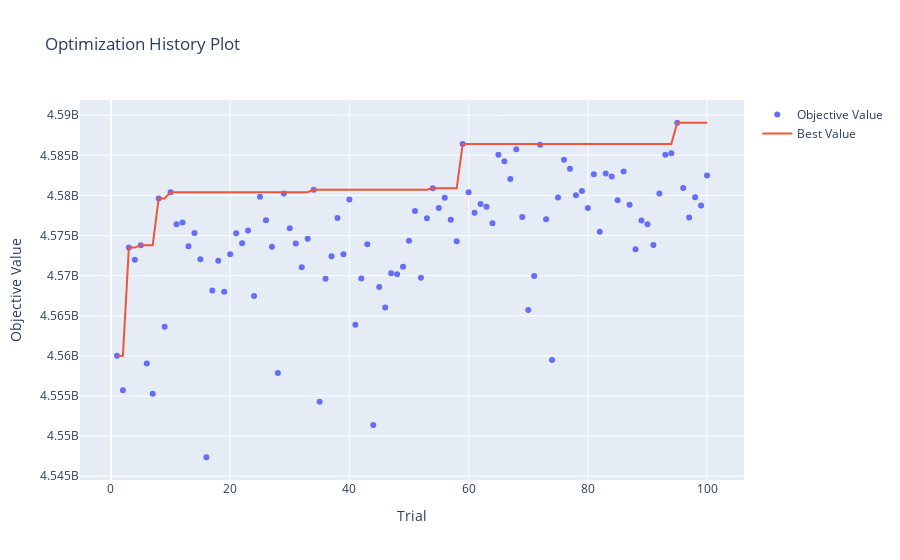

The code cell stored with this chart in its notebook:
### Markdown cell above
Analizamos los resultados as usual

### Code cell
optuna.visualization.plot_optimization_history(study)
